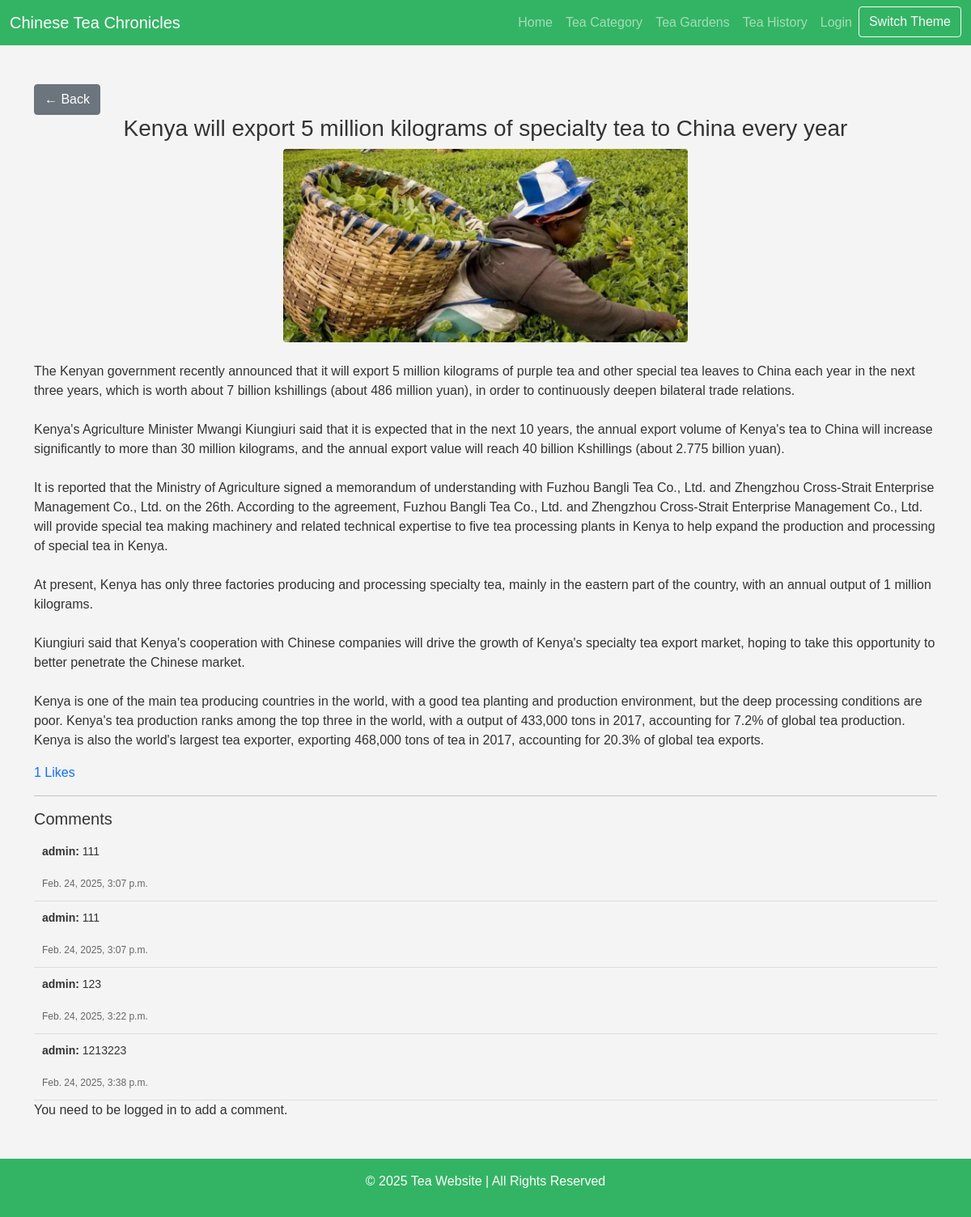
Page /news/20/ on the committed database.
### core/models.py (models this page shows, shortened)
class News(models.Model):
    title = models.CharField(max_length=200)
    content = models.TextField()
    created_at = models.DateTimeField(auto_now_add=True)
    updated_at = models.DateTimeField(auto_now=True)
    image = models.ImageField(upload_to='news_images/', null=True, blank=True)

class Comment(models.Model):
    user = models.ForeignKey(User, on_delete=models.CASCADE)
    news_article = models.ForeignKey(News, on_delete=models.CASCADE)
    content = models.TextField()
    created_at = models.DateTimeField(default=timezone.now)

### core/views.py (the view, shortened to what this page needs)
# urls.py: path('news/<int:pk>/', views.news_detail, name='news_detail'),
def news_detail(request, pk):
    news_article = get_object_or_404(News, pk=pk)  # Retrieve the news article based on the primary key (pk)
    likes_count = Like.objects.filter(news_article=news_article).count()  # Count the number of likes
    comments = Comment.objects.filter(news_article=news_article)  # Retrieve the comments related to this news article
    return render(request, 'news_detail.html', {
        'news_article': news_article,
        'likes_count': likes_count,
        'comments': comments
    })

### core/templates/news_detail.html (shortened to what this page needs)
{% extends 'base.html' %}
{% block content %}
<div class="container mt-5">
    <div class="text-left mt-4">
        <button class="btn btn-secondary" onclick="history.back()">← Back</button>
    </div>
    <h3 class="text-center">{{ news_article.title }}</h3>
    <img src="{{ news_article.image.url }}" alt="News Image" class="rounded mx-auto d-block mb-4" width="500">
    <p>{{ news_article.content|linebreaksbr }}</p>
    <p id="likes-count" class="text-primary">{{ likes_count }} Likes</p>
    <hr>
    <h5>Comments</h5>
    {% for comment in comments %}
        <div class="comment">
            <p><strong>{{ comment.user.username }}:</strong> {{ comment.content }}</p>
            <small>{{ comment.created_at }}</small>
        </div>
    {% empty %}
        <p>No comments yet.</p>
    {% endfor %}
    {% if user.is_authenticated %}
        <form method="POST" class="comment-form">
            {% csrf_token %}
            <textarea name="comment" placeholder="Write a comment..." required class="form-control mb-3" rows="3"></textarea>
            <button type="submit" class="btn btn-success">Add Comment</button>
        </form>
    {% else %}
        <p>You need to be logged in to add a comment.</p>
    {% endif %}
</div>
{% endblock %}

### core/templates/base.html (style rules this page uses)
body { background-color: #f4f4f4; color: #333; font-family: Arial, sans-serif; }
.comment { padding: 10px; border-bottom: 1px solid #ddd; }
.comment p { font-size: 14px; }
.comment small { font-size: 12px; color: #666; }

### rows in the picture
News: title "Kenya will export 5 million kilograms of specialty tea to China every year", image (picture), content "The Kenyan government recently announced that it will export 5 million kilograms of purple tea and other special tea leaves to China each year in the next three years, which is worth about 7 billion kshillings (about 486 million yuan), in order to continuously deepen bilateral trade relations. Kenya's Agriculture Minister Mwangi Kiungiuri said that it is expected that in the next 10 years, the annual export volume of Kenya's tea to China will increase significantly to more than 30 million kilograms, and the annual export value will reach 40 billion Kshillings (about 2.775 billion yuan). It is reported that the Ministry of Agriculture signed a memorandum of understanding with Fuzhou Bangli…"
Comment: user.username "admin", content "111", created_at "Feb. 24, 2025, 3:07 p.m."
Comment: user.username "admin", content "111", created_at "Feb. 24, 2025, 3:07 p.m."
Comment: user.username "admin", content "123", created_at "Feb. 24, 2025, 3:22 p.m."
Comment: user.username "admin", content "1213223", created_at "Feb. 24, 2025, 3:38 p.m."

### other values in the picture
{{ likes_count }} "1"
